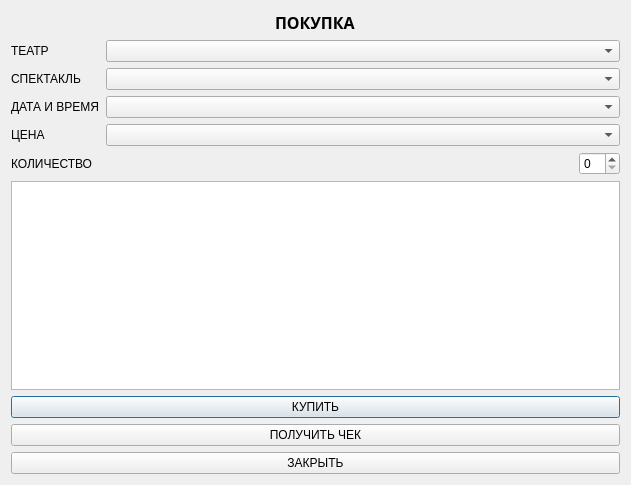
<?xml version="1.0" encoding="UTF-8"?>
<ui version="4.0">
 <class>DialogBuy</class>
 <widget class="QDialog" name="DialogBuy">
  <property name="geometry">
   <rect>
    <x>0</x>
    <y>0</y>
    <width>631</width>
    <height>485</height>
   </rect>
  </property>
  <property name="minimumSize">
   <size>
    <width>599</width>
    <height>485</height>
   </size>
  </property>
  <property name="maximumSize">
   <size>
    <width>1000</width>
    <height>1000</height>
   </size>
  </property>
  <property name="windowTitle">
   <string>DialogBuy</string>
  </property>
  <layout class="QVBoxLayout" name="verticalLayout_2">
   <item>
    <layout class="QHBoxLayout" name="horizontalLayout">
     <item>
      <spacer name="horizontalSpacer">
       <property name="orientation">
        <enum>Qt::Horizontal</enum>
       </property>
       <property name="sizeHint" stdset="0">
        <size>
         <width>40</width>
         <height>20</height>
        </size>
       </property>
      </spacer>
     </item>
     <item>
      <widget class="QLabel" name="label_3">
       <property name="font">
        <font>
         <family>Segoe UI Black</family>
         <pointsize>12</pointsize>
         <weight>75</weight>
         <bold>true</bold>
        </font>
       </property>
       <property name="text">
        <string>ПОКУПКА</string>
       </property>
      </widget>
     </item>
     <item>
      <spacer name="horizontalSpacer_2">
       <property name="orientation">
        <enum>Qt::Horizontal</enum>
       </property>
       <property name="sizeHint" stdset="0">
        <size>
         <width>40</width>
         <height>20</height>
        </size>
       </property>
      </spacer>
     </item>
    </layout>
   </item>
   <item>
    <layout class="QFormLayout" name="formLayout">
     <item row="0" column="0">
      <widget class="QLabel" name="theaterLabel">
       <property name="text">
        <string>ТЕАТР</string>
       </property>
      </widget>
     </item>
     <item row="0" column="1">
      <widget class="QComboBox" name="theaterBox"/>
     </item>
     <item row="1" column="0">
      <widget class="QLabel" name="specLabel">
       <property name="text">
        <string>СПЕКТАКЛЬ</string>
       </property>
      </widget>
     </item>
     <item row="1" column="1">
      <widget class="QComboBox" name="spectacleBox"/>
     </item>
     <item row="2" column="0">
      <widget class="QLabel" name="datetimeLabel">
       <property name="text">
        <string>ДАТА И ВРЕМЯ</string>
       </property>
      </widget>
     </item>
     <item row="2" column="1">
      <widget class="QComboBox" name="datetimeBox"/>
     </item>
     <item row="3" column="0">
      <widget class="QLabel" name="priceLabel">
       <property name="text">
        <string>ЦЕНА</string>
       </property>
      </widget>
     </item>
     <item row="3" column="1">
      <widget class="QComboBox" name="priceBox"/>
     </item>
     <item row="4" column="0">
      <widget class="QLabel" name="quantityLabel">
       <property name="text">
        <string>КОЛИЧЕСТВО</string>
       </property>
      </widget>
     </item>
     <item row="4" column="1">
      <layout class="QHBoxLayout" name="horizontalLayout_3">
       <item>
        <spacer name="horizontalSpacer_3">
         <property name="orientation">
          <enum>Qt::Horizontal</enum>
         </property>
         <property name="sizeHint" stdset="0">
          <size>
           <width>40</width>
           <height>20</height>
          </size>
         </property>
        </spacer>
       </item>
       <item>
        <widget class="QSpinBox" name="quantityBox"/>
       </item>
      </layout>
     </item>
    </layout>
   </item>
   <item>
    <widget class="QTableWidget" name="tableWidget"/>
   </item>
   <item>
    <layout class="QVBoxLayout" name="verticalLayout">
     <item>
      <widget class="QPushButton" name="BuyButton">
       <property name="text">
        <string>КУПИТЬ</string>
       </property>
      </widget>
     </item>
     <item>
      <widget class="QPushButton" name="GetBillButton">
       <property name="text">
        <string>ПОЛУЧИТЬ ЧЕК</string>
       </property>
      </widget>
     </item>
     <item>
      <widget class="QPushButton" name="CloseButton">
       <property name="text">
        <string>ЗАКРЫТЬ</string>
       </property>
      </widget>
     </item>
    </layout>
   </item>
  </layout>
 </widget>
 <layoutdefault spacing="6" margin="11"/>
 <tabstops>
  <tabstop>theaterBox</tabstop>
  <tabstop>spectacleBox</tabstop>
  <tabstop>datetimeBox</tabstop>
  <tabstop>priceBox</tabstop>
  <tabstop>quantityBox</tabstop>
  <tabstop>BuyButton</tabstop>
  <tabstop>GetBillButton</tabstop>
  <tabstop>CloseButton</tabstop>
  <tabstop>tableWidget</tabstop>
 </tabstops>
 <resources/>
 <connections>
  <connection>
   <sender>CloseButton</sender>
   <signal>clicked()</signal>
   <receiver>DialogBuy</receiver>
   <slot>reject()</slot>
   <hints>
    <hint type="sourcelabel">
     <x>620</x>
     <y>474</y>
    </hint>
    <hint type="destinationlabel">
     <x>569</x>
     <y>440</y>
    </hint>
   </hints>
  </connection>
  <connection>
   <sender>theaterBox</sender>
   <signal>activated(QString)</signal>
   <receiver>DialogBuy</receiver>
   <slot>TheaterSelected(QString)</slot>
   <hints>
    <hint type="sourcelabel">
     <x>444</x>
     <y>58</y>
    </hint>
    <hint type="destinationlabel">
     <x>509</x>
     <y>67</y>
    </hint>
   </hints>
  </connection>
  <connection>
   <sender>spectacleBox</sender>
   <signal>activated(QString)</signal>
   <receiver>DialogBuy</receiver>
   <slot>SpectacleSelected(QString)</slot>
   <hints>
    <hint type="sourcelabel">
     <x>376</x>
     <y>82</y>
    </hint>
    <hint type="destinationlabel">
     <x>459</x>
     <y>81</y>
    </hint>
   </hints>
  </connection>
  <connection>
   <sender>datetimeBox</sender>
   <signal>activated(QString)</signal>
   <receiver>DialogBuy</receiver>
   <slot>DatetimeSelected(QString)</slot>
   <hints>
    <hint type="sourcelabel">
     <x>356</x>
     <y>100</y>
    </hint>
    <hint type="destinationlabel">
     <x>482</x>
     <y>104</y>
    </hint>
   </hints>
  </connection>
  <connection>
   <sender>BuyButton</sender>
   <signal>clicked()</signal>
   <receiver>DialogBuy</receiver>
   <slot>BuyClicked()</slot>
   <hints>
    <hint type="sourcelabel">
     <x>574</x>
     <y>416</y>
    </hint>
    <hint type="destinationlabel">
     <x>564</x>
     <y>167</y>
    </hint>
   </hints>
  </connection>
  <connection>
   <sender>GetBillButton</sender>
   <signal>clicked()</signal>
   <receiver>DialogBuy</receiver>
   <slot>GetBillClicked()</slot>
   <hints>
    <hint type="sourcelabel">
     <x>601</x>
     <y>445</y>
    </hint>
    <hint type="destinationlabel">
     <x>591</x>
     <y>259</y>
    </hint>
   </hints>
  </connection>
  <connection>
   <sender>priceBox</sender>
   <signal>activated(int)</signal>
   <receiver>DialogBuy</receiver>
   <slot>PriceSelected(int)</slot>
   <hints>
    <hint type="sourcelabel">
     <x>570</x>
     <y>128</y>
    </hint>
    <hint type="destinationlabel">
     <x>625</x>
     <y>129</y>
    </hint>
   </hints>
  </connection>
 </connections>
 <slots>
  <slot>TheaterSelected(QString)</slot>
  <slot>SpectacleSelected(QString)</slot>
  <slot>DatetimeSelected(QString)</slot>
  <slot>BuyClicked()</slot>
  <slot>GetBillClicked()</slot>
  <slot>PriceSelected(int)</slot>
 </slots>
</ui>
